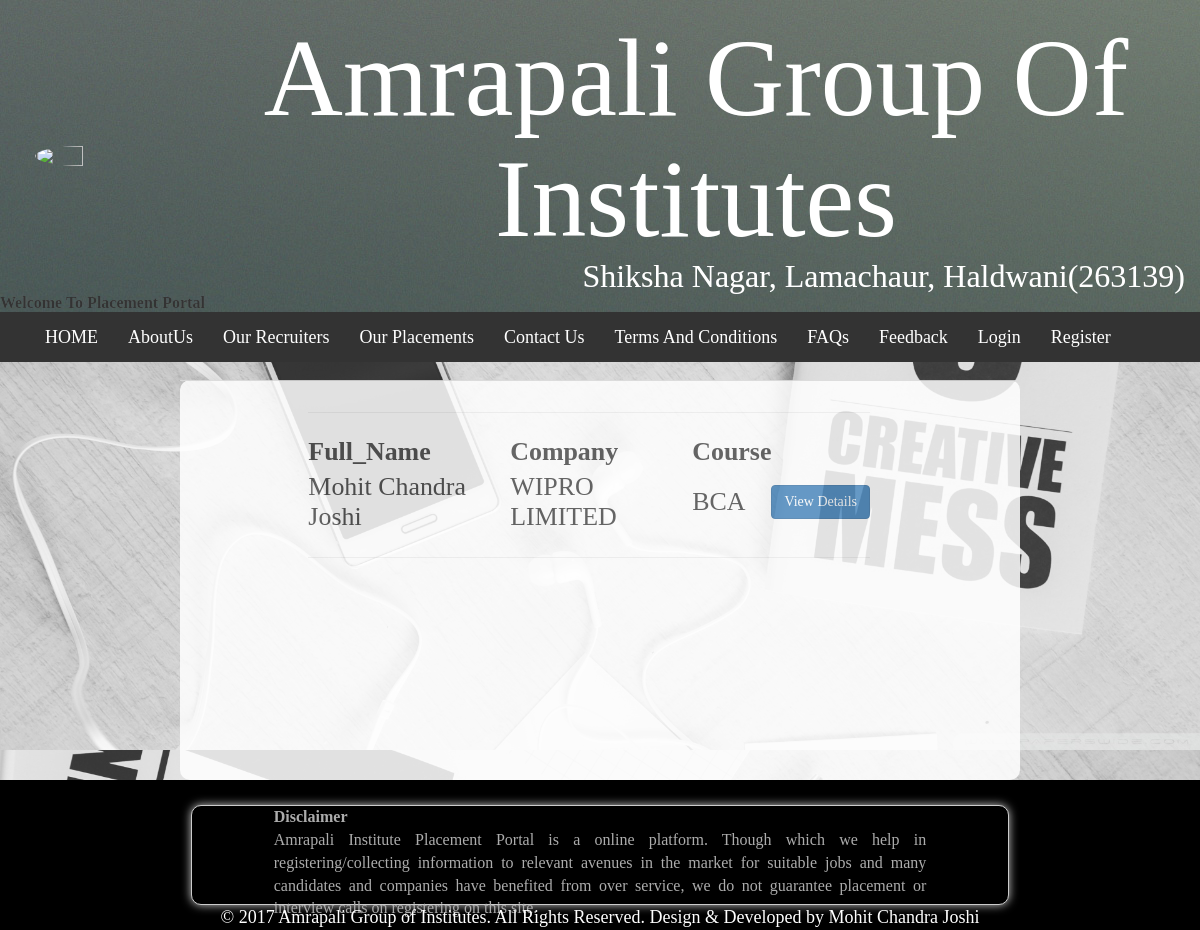
Screenshot of /placement_detail.php with the database file from the repository.
### tables this page shows
CREATE TABLE `std_placed` (
  `username` varchar(10) NOT NULL,
  `fullname` char(30) NOT NULL,
  `email` varchar(30) NOT NULL,
  `contact` bigint(10) NOT NULL,
  `company` varchar(30) NOT NULL,
  `year` text NOT NULL,
  `course` varchar(30) NOT NULL,
  `desc_` text NOT NULL
);

### placement_detail.php (the view, shortened to what this page needs)
<?php
 include('dbconfig/config.php');
?>
<html>
<head>
	<link href="bootstrap/css/bootstrap.min.css" rel="stylesheet">
</head>
<body style="background-image:url('images/14.jpg'); background-size:100%;">
		<section id="banner">
			<header>
					<table cellspacing="0" border="0">
						<tr>
						<td rowspan="3" width="16%">
						<img src="imgs/logo.jpeg" class="avatar3"/>
						</td>
						</tr>
						<tr>
						<td width="84%">
						<h1 id="headingnew">Amrapali Group Of Institutes </h1>
						</td>
						</tr>
						<tr>
						<td class="h2">
						Shiksha Nagar, Lamachaur, Haldwani(263139)
						</td>
						</tr>
						<tr>
						<td colspan="4">
						<marquee><b>Welcome To Placement Portal<b></marquee>
						</td>
						</tr>
					</table>
				</header>
		</section>
			<?php
				include('index_nav.php');
			?>
					<center>
				<table id="maint" class="table" border="0" cellspacing="14">
				<tr><td>
					<table style="margin-left:15%;" id="maint" class="table-hover"border="0">
					<tr><td colspan="4"><hr/></td></tr>
					<th>Full_Name</th>
					<th>Company</th>
					<th>Course</th>
					<tbody>
					<?php
					$result_1 = $con->query("Select * from std_placed ");
					while($row_1 = $result_1->fetch_assoc())
					{
					?>
					<tr>
					<td><?php echo $row_1['fullname']; ?></td>
					<td><?php echo $row_1['company']; ?></td>
					<td><?php echo $row_1['course']; ?></td>
					<td>
					<a href = "std_placed.php?id=<?php echo $row_1['username']; ?>">
					<button type="button" class="btn btn-primary">View Details</button></a>
					</td>
					</tr>
					<?php
					}
					?>
						<tr><td colspan="4"><hr/></td></tr>
					</tbody>
				</table><td><tr></table>
					</center>
</body>
		<?php
			include('footer.php');
		?>
</html>

### placement_detail.php (style rules this page uses)
#banner { color: #fff; text-shadow: 0 0 0.5px rgba(255, 255, 255, 0.25); text-align: center; background-image:url("images/bg.jpg"); width:100%; padding: 1em 0 0em 0; margin: 0; }
#headingnew { font-family:Comic Sans MS; color:white; font-size:685%; text-align:center; padding:0px; margin-bottom:0px; margin-top:0px; }
.avatar3 { width:50%; border-radius : 50% ; margin: 0 0 0 35px; }
.h2 { font-family:Comic Sans MS; color:white; font-size:200%; text-align:right; padding-right:15px; margin-bottom:0px; margin-top:0px; }
#maint { width:70%; height:50%; margin: 0 0 0 0; background: white;; border-radius:10px; font-size:120%; opacity:0.85; }

### rows the page displays
std_placed: fullname "Mohit Chandra Joshi", company "WIPRO LIMITED", course "BCA"
